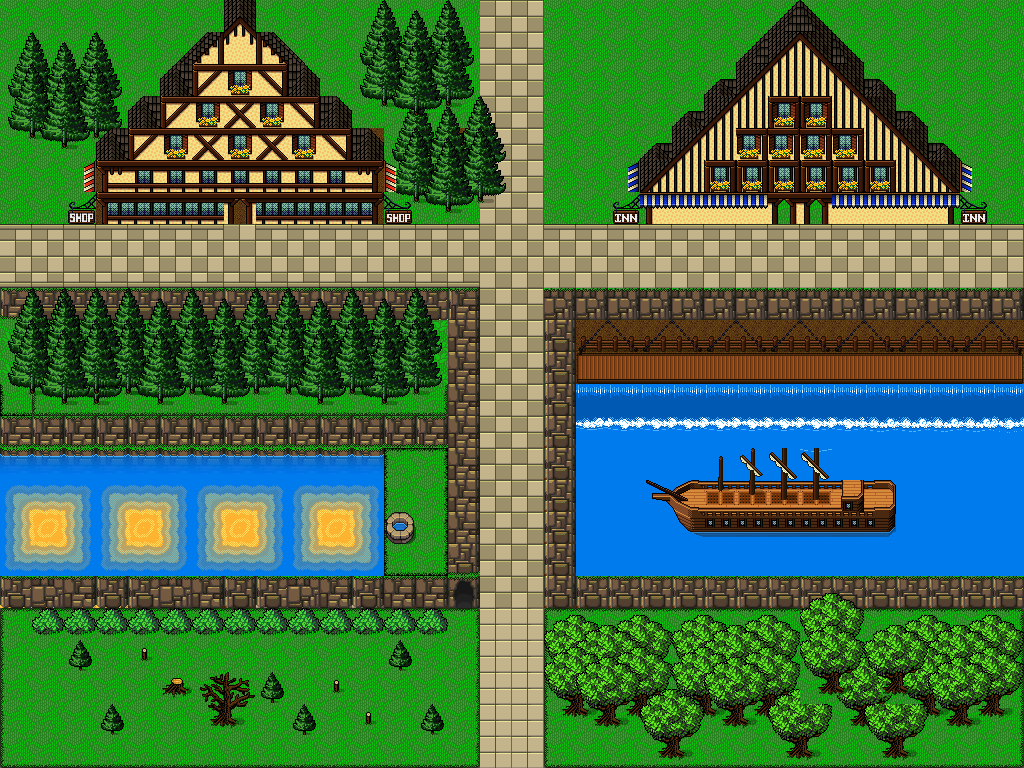

Tiled map render using the project's own tile images. Description and the map definition, with tile-layer contents summarised, below:
An orthogonal 32x24 tile map with 32x32 px tiles, 4 tile layers (Ground, Things, Decorated_things, topped_off) and 9 objects (8x wall, player).

<map version="1.2" tiledversion="1.3.2" orientation="orthogonal" renderorder="right-down" compressionlevel="0" width="32" height="24" tilewidth="32" tileheight="32" infinite="0" nextlayerid="6" nextobjectid="11">
 <tileset firstgid="1" source="../slate_pack.tsx" />
 <layer id="1" name="Ground" width="32" height="24">
  <data>[768 cells, 768 non-empty, 62 distinct tile ids]</data>
 </layer>
 <layer id="2" name="Things" width="32" height="24">
  <data>[768 cells, 371 non-empty, 103 distinct tile ids]</data>
 </layer>
 <layer id="3" name="Decorated_things" width="32" height="24">
  <data>[768 cells, 136 non-empty, 42 distinct tile ids]</data>
 </layer>
 <layer id="4" name="topped_off" width="32" height="24">
  <data>[768 cells, 3 non-empty, 3 distinct tile ids]</data>
 </layer>
 <objectgroup id="5" name="Obstacles">
  <object id="2" name="wall" x="0" y="576" width="480" height="32" />
  <object id="3" name="wall" x="544" y="576" width="480" height="32" />
  <object id="4" name="wall" x="0" y="416" width="480" height="32" />
  <object id="5" name="wall" x="448" y="448" width="32" height="128" />
  <object id="6" name="player" x="512" y="736" />
  <object id="7" name="wall" x="544" y="288" width="32" height="288" />
  <object id="8" name="wall" x="448" y="288" width="32" height="128" />
  <object id="9" name="wall" x="0" y="288" width="448" height="32" />
  <object id="10" name="wall" x="576" y="288" width="448" height="32" />
 </objectgroup>
</map>
